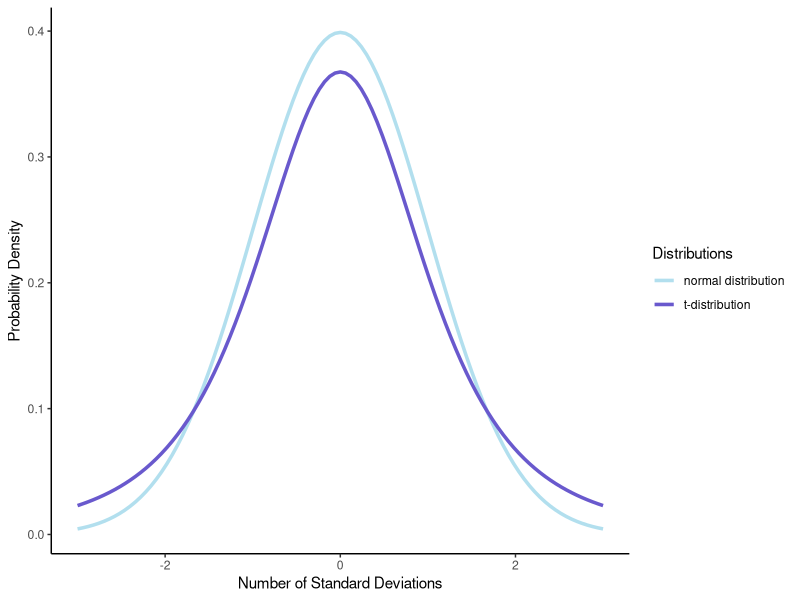

This figure's R source:
if(!require(ggplot2)){install.packages('ggplot2')}
library(ggplot2)

# Plotting normal distribution

normal_distribution <- ggplot(data.frame(x=c(-3,3)),aes(x=x)) + stat_function(fun=dnorm, size=1.2, aes(colour="normal distribution"))

# Defining sample size and plotting t distribution

sample_size <- 3

normal_dis_and_t <- normal_distribution + stat_function(fun=dt, size=1.2, args=list(df=sample_size), aes(colour="t-distribution"))
normal_dis_and_t <- normal_dis_and_t + xlab("Number of Standard Deviations") + ylab("Probability Density")
normal_dis_and_t <- normal_dis_and_t + theme_classic()
normal_dis_and_t <- normal_dis_and_t + scale_colour_manual("Distributions", values= c("lightblue2","slateblue3"))
normal_dis_and_t